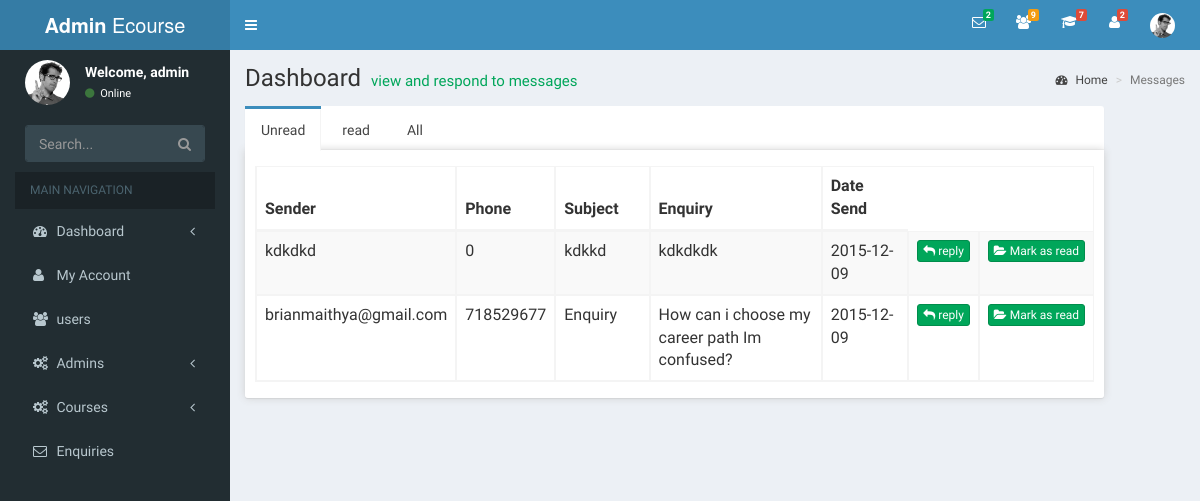
The page /admin/messages.php on the database as committed earlier.
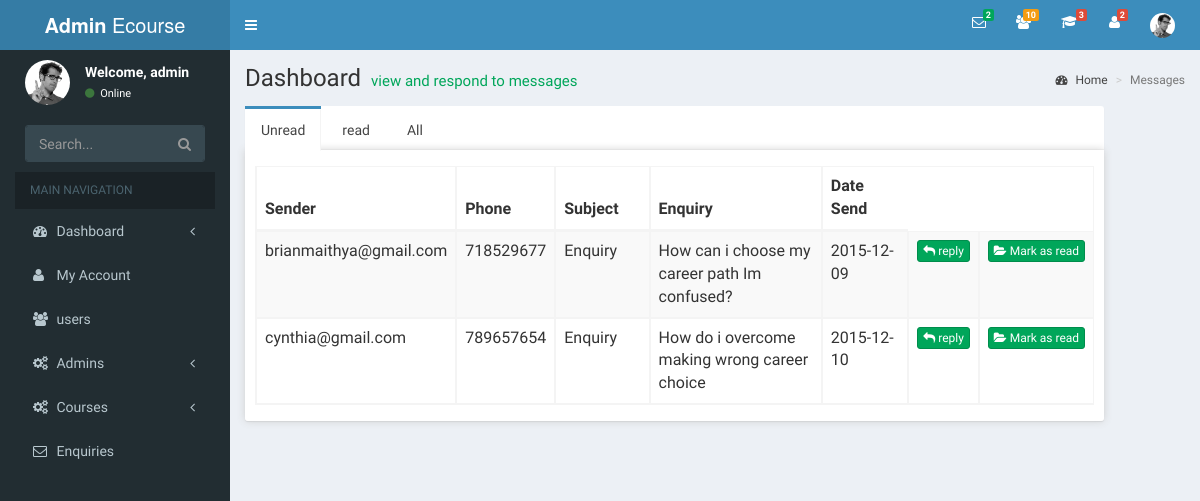
The same page on the database as committed later.
### tables this page shows
CREATE TABLE IF NOT EXISTS `enquiries` (
  `msg_id` int(20) NOT NULL AUTO_INCREMENT,
  `sender` varchar(40) NOT NULL,
  `phone` int(40) NOT NULL,
  `subject` varchar(100) NOT NULL,
  `body` varchar(250) NOT NULL,
  `date_send` date NOT NULL,
  `status` varchar(20) NOT NULL,
  PRIMARY KEY (`msg_id`)
);

### admin/messages.php (the view, shortened to what the changed rows need)
<?php
include_once 'includes/dbconfig.php';
?>
<?php
  require('layout/sidebar.php')
?>
  <div class="content-wrapper">
    <section class="content-header">
      <h1>
        Dashboard
        <small>view and respond to messages</small>
      </h1>
    </section>
        <div class="col-md-11 message-container">
            <div class="nav-tabs-custom">
              <div class="tab-content">
                  <div class="active tab-pane" id="Unread">
                      <div class="messages_table">
                      <table id="example" class="table table-striped table-bordered display">
                          <thead class="table_header">
                            <tr>
                              <th>Sender</th>
                              <th>Phone</th>
                              <th>Subject</th>
                              <th>Enquiry</th>
                              <th>Date Send</th>
                            </tr>
                          </thead>
                          <tbody>
                           <?php
                              $sql_query="SELECT * FROM enquiries";
                              $result_set=mysql_query($sql_query);
                              while($row=mysql_fetch_row($result_set))
                             {
                                ?>
                             <tr>
                              <td><?php echo $row[1]; ?></td>
                              <td><?php echo $row[2]; ?></td>
                              <td><?php echo $row[3]; ?></td>
                              <td><?php echo $row[4]; ?></td>
                              <td><?php echo $row[5]; ?></td>
                                <td align="center"><a href="compose.php"><button type="button" class="btn btn-block btn-success btn-xs"> <div class="fa fa-mail-reply"></div> reply</button></a></td>
                                <td align="center"><a href="javascript:mark_id('<?php echo $row[0]; ?>')"><button type="button" class="btn btn-block btn-success btn-xs"> <div class="fa fa-folder-open"></div> Mark as read</button></a></td>
                             </tr>
                             <?php
                                  }
                                ?>
                          </tbody>
                      </table>
                  </div>
                  </div>
               </div>
            </div>
        </div>
  </div>
<?php
  require('layout/footer.php')
?>

### admin/layout/sidebar.php (shortened to what the changed rows need)
<?php
 include_once 'includes/dbconfig.php';
?>
<!DOCTYPE html>
<html>
<head>
  <link rel="stylesheet" href="bootstrap/css/bootstrap.min.css">
  <link rel="stylesheet" href="assets/css/dataTables.bootstrap.css">
  <link rel="stylesheet" href="font-awesome/css/font-awesome.min.css">
  <link rel="stylesheet" href="bootstrap/css/ionicons.min.css">
  <link rel="stylesheet" href="dist/css/AdminLTE.css">
  <link rel="stylesheet" href="dist/css/skins/_all-skins.min.css">
  <link rel="stylesheet" href="plugins/iCheck/flat/green.css">
  <link rel="stylesheet" href="plugins/morris/morris.css">
  <link rel="stylesheet" href="plugins/jvectormap/jquery-jvectormap-1.2.2.css">
  <link rel="stylesheet" href="plugins/datepicker/datepicker3.css">
  <link rel="stylesheet" href="plugins/daterangepicker/daterangepicker-bs3.css">
  <link rel="stylesheet" href="plugins/bootstrap-wysihtml5/bootstrap3-wysihtml5.min.css">
</head>
<body class="hold-transition skin-blue sidebar-mini">
<div class="wrapper">
  <header class="main-header">
    <nav class="navbar navbar-static-top" role="navigation">
      <div class="navbar-custom-menu">
        <ul class="nav navbar-nav">
          <li class="dropdown notifications-menu">
             <a href="users.php" class="enquiries">
                  <i class="fa fa-users" title="System users"></i>
                  <span class="label label-warning">
                      <?php
                          $result = mysql_query("SELECT * FROM members", $db);
                          $num_rows = mysql_num_rows($result);
                          echo "$num_rows";
                       ?>
                   </span>
               </a>
          </li>
          <li class="dropdown notifications-menu">
             <a href="others.php" class="enquiries">
                  <i class="fa fa-graduation-cap" title="Available courses"></i>
                  <span class="label label-danger">
                      <?php
                          $result = mysql_query("SELECT * FROM courses", $db);
                          $num_rows = mysql_num_rows($result);
                          echo "$num_rows";
                       ?>
                   </span>
               </a>
          </li>
        </ul>
      </div>
    </nav>
  </header>

Rows that differ between the two databases and show on the page:
removed enquiries: sender "kdkdkd", phone "0", subject "kdkkd", body "kdkdkdk", date_send "2015-12-09"
added enquiries: sender "cynthia@gmail.com", phone "789657654", subject "Enquiry", body "How do i overcome making wrong career choice", date_send "2015-12-10"
Other text that changed with them:
$num_rows: "9" → "10"
$num_rows: "7" → "3"
